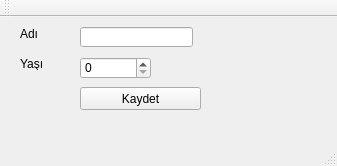
<?xml version="1.0" encoding="UTF-8"?>
<ui version="4.0">
 <class>MainWindow</class>
 <widget class="QMainWindow" name="MainWindow">
  <property name="geometry">
   <rect>
    <x>0</x>
    <y>0</y>
    <width>337</width>
    <height>166</height>
   </rect>
  </property>
  <property name="windowTitle">
   <string>MainWindow</string>
  </property>
  <widget class="QWidget" name="centralWidget">
   <widget class="QPushButton" name="pushButton">
    <property name="geometry">
     <rect>
      <x>80</x>
      <y>70</y>
      <width>121</width>
      <height>23</height>
     </rect>
    </property>
    <property name="text">
     <string>Kaydet</string>
    </property>
   </widget>
   <widget class="QLineEdit" name="edtAdSoyad">
    <property name="geometry">
     <rect>
      <x>80</x>
      <y>10</y>
      <width>113</width>
      <height>20</height>
     </rect>
    </property>
   </widget>
   <widget class="QLabel" name="label">
    <property name="geometry">
     <rect>
      <x>20</x>
      <y>10</y>
      <width>47</width>
      <height>13</height>
     </rect>
    </property>
    <property name="text">
     <string>Adı</string>
    </property>
   </widget>
   <widget class="QLabel" name="label_2">
    <property name="geometry">
     <rect>
      <x>20</x>
      <y>40</y>
      <width>47</width>
      <height>13</height>
     </rect>
    </property>
    <property name="text">
     <string>Yaşı</string>
    </property>
   </widget>
   <widget class="QSpinBox" name="spnBoxYas">
    <property name="geometry">
     <rect>
      <x>80</x>
      <y>40</y>
      <width>71</width>
      <height>22</height>
     </rect>
    </property>
   </widget>
  </widget>
  <widget class="QMenuBar" name="menuBar">
   <property name="geometry">
    <rect>
     <x>0</x>
     <y>0</y>
     <width>337</width>
     <height>21</height>
    </rect>
   </property>
  </widget>
  <widget class="QToolBar" name="mainToolBar">
   <attribute name="toolBarArea">
    <enum>TopToolBarArea</enum>
   </attribute>
   <attribute name="toolBarBreak">
    <bool>false</bool>
   </attribute>
  </widget>
  <widget class="QStatusBar" name="statusBar"/>
 </widget>
 <layoutdefault spacing="6" margin="11"/>
 <resources/>
 <connections/>
</ui>
